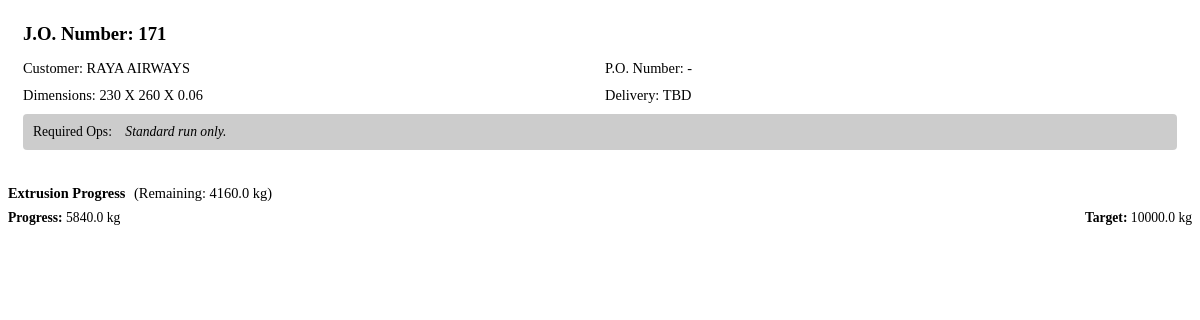
Page /get-job-specs/1/ on the earlier database version.
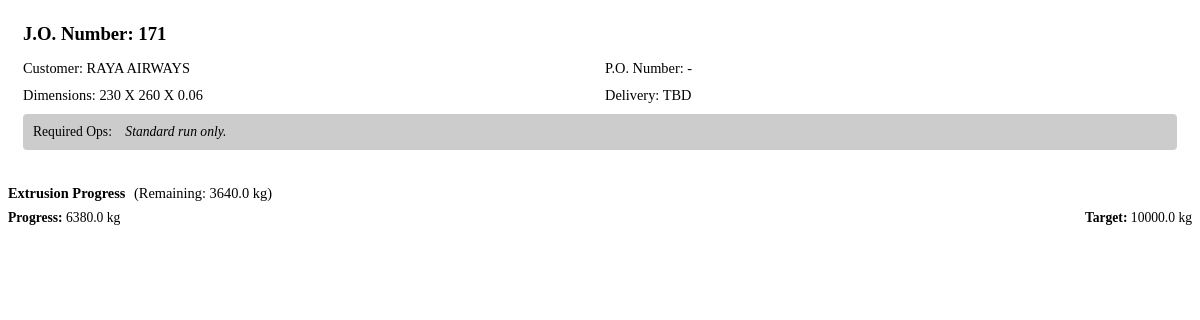
Same page on the later database version.
### production/models.py (models this page shows, shortened)
class JobOrder(models.Model):
    jo_number = models.CharField(max_length=20, unique=True)
    customer = models.CharField(max_length=100)
    queue_position = models.PositiveIntegerField(
        default=100,
        help_text="Lower numbers run first (e.g., 1 is top priority). Use 100 for standard/un-queued jobs."
    )
    po_number = models.CharField(max_length=50, blank=True, default="-")
    target_delivery_date = models.DateField(null=True, blank=True)
    product_dimension = models.CharField(max_length=100, default="", help_text="e.g., 230 x 240 x 0.03")
    recipe = models.ForeignKey(Recipe, on_delete=models.SET_NULL, null=True, blank=True)
    printing_required = models.BooleanField(default=False)
    sealing_required = models.BooleanField(default=False)
    slitting_required = models.BooleanField(default=False)
    remarks = models.TextField(blank=True, default="-")
    wastage_buffer_percent = models.DecimalField(max_digits=5, decimal_places=2, default=10.00)
    order_quantity_kg = models.DecimalField(max_digits=10, decimal_places=2)
    total_est_material_kg = models.DecimalField(max_digits=10, decimal_places=2, editable=False, default=0)
    total_extrusion_wastage_kg = models.DecimalField(max_digits=10, decimal_places=2, default=Decimal('0.00'))
    total_cutting_wastage_kg = models.DecimalField(max_digits=10, decimal_places=2, default=0)
    total_extruded_kg = models.DecimalField(max_digits=10, decimal_places=2, default=0)
    total_cut_kg = models.DecimalField(max_digits=10, decimal_places=2, default=0)
    total_packed_kg = models.DecimalField(max_digits=10, decimal_places=2, default=0)
    total_shipped_kg = models.DecimalField(max_digits=10, decimal_places=2, default=0)
    is_completed = models.BooleanField(default=False, help_text="Mark as true when the entire order is finished.")
    class Meta:
        ordering = ['is_completed', 'queue_position', 'target_delivery_date']
    @property
    def remaining_extrusion_kg(self):
        usable_extruded = self.total_extruded_kg - self.total_cutting_wastage_kg
        remaining = self.order_quantity_kg - usable_extruded
        return max(Decimal('0'), remaining)

### production/views.py (the view)
# urls.py: re_path(r'^get-job-specs/(?P<jo_id>\d+)/?$', views.get_job_specs, name='get_job_specs'),
def get_job_specs(request, jo_id):
    job_order = get_object_or_404(JobOrder, id=jo_id)
    if job_order.is_completed:
        return HttpResponse(get_toast_popup("This Job Order is already closed or completed. You cannot view active specs for it.", "error"))
    dept = request.GET.get('dept')
    if not dept:
        usable_extruded = job_order.total_extruded_kg - job_order.total_cutting_wastage_kg
        if usable_extruded < job_order.order_quantity_kg:
            dept = 'extrusion'
        elif (job_order.total_cut_kg + job_order.total_cutting_wastage_kg) < job_order.total_extruded_kg:
            dept = 'cutting'
        else:
            dept = 'packing'
    return render(request, 'production/partials/job_spec_card.html', {'jo': job_order, 'dept': dept})

### production/templates/production/partials/job_spec_card.html (shortened to what this page needs)
<div style="background: var(--brand-dark); color: var(--primary-fg); padding: 15px; border-radius: var(--radius); margin-bottom: 20px;">
    <h3 style="margin: 0 0 10px 0; color: var(--action-blue); border-bottom: 1px solid var(--border-hard); padding-bottom: 5px;">
        J.O. Number: {{ jo.jo_number }}
    </h3>
    <div style="display: grid; grid-template-columns: 1fr 1fr; gap: 10px; font-size: 0.9rem; margin-bottom: 10px;">
        <div><span style="color: var(--border-hard);">Customer:</span> <span class="text-bright">{{ jo.customer }}</span></div>
        <div><span style="color: var(--border-hard);">P.O. Number:</span> <span class="text-bright">{{ jo.po_number|default:"-" }}</span></div>
        <div><span style="color: var(--border-hard);">Dimensions:</span> <span class="text-bright">{{ jo.product_dimension|default:"Standard" }}</span></div>
        <div><span style="color: var(--border-hard);">Delivery:</span> <span class="text-bright">{{ jo.target_delivery_date|default:"TBD" }}</span></div>
    </div>
    <div style="background: rgba(0,0,0,0.2); padding: 10px; border-radius: 4px; font-size: 0.85rem;">
        <span style="color: var(--border-hard); margin-right: 10px;">Required Ops:</span>
        {% if not jo.printing_required and not jo.sealing_required and not jo.slitting_required %}
            <span style="color: var(--border-hard); font-style: italic;">Standard run only.</span>
        {% endif %}
    </div>
</div>
<div id="active-progress-bar" hx-swap-oob="true">
    {% if dept == 'packing' %}
        <div style="font-size: 0.9rem; margin-bottom: 8px; color: var(--border-hard);">
            <strong>Packing Progress</strong> (Packed vs Cut)
        </div>
        {% include 'production/partials/progress_indicator.html' with current_amount=jo.total_packed_kg target_amount=jo.total_cut_kg %}
    {% elif dept == 'cutting' %}
        <div style="font-size: 0.9rem; margin-bottom: 8px; color: var(--border-hard);">
            <strong>Cutting Progress</strong> (Cut vs Extruded)
        </div>
        {% include 'production/partials/progress_indicator.html' with current_amount=jo.total_cut_kg target_amount=jo.total_extruded_kg %}
    {% else %}
        <div style="font-size: 0.9rem; margin-bottom: 8px; color: var(--border-hard);">
            <strong>Extrusion Progress</strong>
            <span style="color: var(--action-blue); margin-left: 5px;">
                (Remaining: {{ jo.remaining_extrusion_kg|floatformat:1 }} kg)
            </span>
        </div>
        {% include 'production/partials/progress_indicator.html' with current_amount=jo.total_extruded_kg target_amount=jo.order_quantity_kg %}
    {% endif %}
</div>

### production/templates/production/partials/progress_indicator.html (shortened to what this page needs)
<div style="margin-bottom: 20px;">
    <div style="display: flex; justify-content: space-between; font-size: 0.85rem; margin-bottom: 5px; color: var(--text-muted);">
        <span><strong>Progress:</strong> {{ current_amount|default:"0"|floatformat:1 }} kg</span>
        <span><strong>Target:</strong> {{ target_amount|default:"0"|floatformat:1 }} kg</span>
    </div>
    <div style="background: var(--border-soft); border-radius: 4px; width: 100%; height: 12px; overflow: hidden;">
        {% if target_amount and target_amount > 0 %}
            <div style="
                background: {% if current_amount >= target_amount %}#28a745{% else %}var(--action-blue){% endif %};
                height: 100%;
                /* Cap at 100% physically just in case of overproduction */
                width: min({% widthratio current_amount target_amount 100 %}%, 100%);
                transition: width 0.4s ease-in-out;">
            </div>
        {% else %}
            <div style="background: var(--action-blue); height: 100%; width: 0%;"></div>
        {% endif %}
    </div>
</div>

Differences in the rows shown:
changed JobOrder "RAYA AIRWAYS": remaining_extrusion_kg "4160.0" → "3640.0"; total_extruded_kg "5840.0" → "6380.0"
